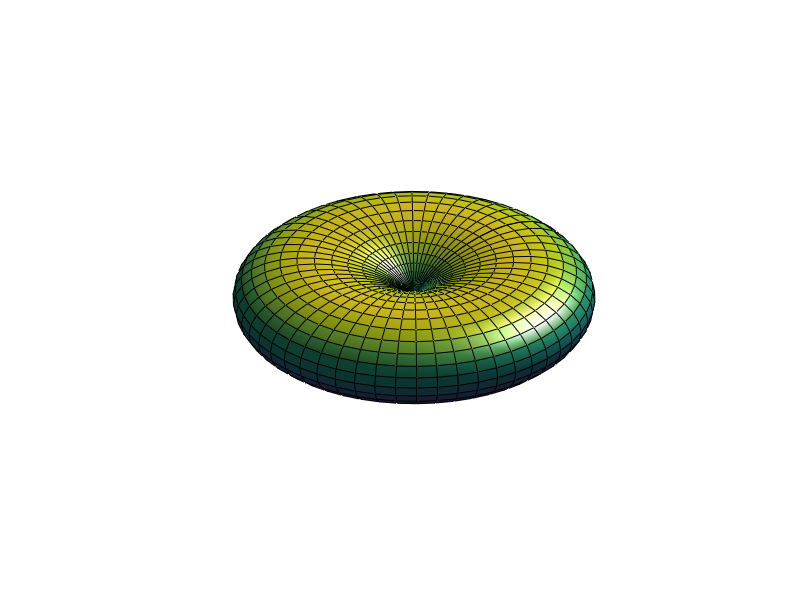

This figure's MATLAB source:
M = 3;   % ORDER
L = 3;   % DEGREE
RES = [55 55];
THETA = linspace(0,2*pi,RES(1));
PHI = linspace(0,  pi,RES(2));
[THETA,PHI]= meshgrid(THETA,PHI);
LMN=legendre(L,cos(PHI));
if L~=0
  LMN=squeeze(LMN(M+1,:,:));
end
a = ((2*L+1)/(4*pi));
b = factorial(L-M)/factorial(L+M);
C = sqrt(a*b);
YMN = C*LMN.*exp(1i*M*THETA);
[XM,YM,ZM]=sph2cart(THETA,PHI-pi/2,abs(YMN).^2);

figure;
surf(XM,YM,ZM); 
axis equal off;
light;
lighting gouraud 
camzoom(1.2);